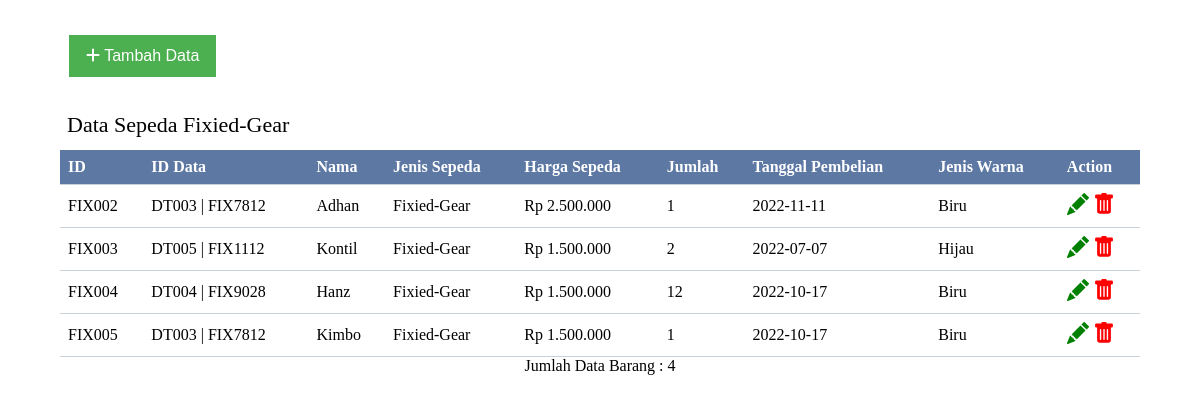
Screenshot of /fixie/index.php with the database file from the repository.
### tables this page shows
CREATE TABLE `tb_fixie` (
  `id_fixie` char(10) NOT NULL,
  `id_data` char(10) DEFAULT NULL,
  `nama` varchar(25) NOT NULL,
  `jenis_sepeda` varchar(25) NOT NULL,
  `harga` varchar(25) NOT NULL,
  `jumlah` int(11) NOT NULL,
  `tanggal` date NOT NULL,
  `jenis_warna` varchar(25) NOT NULL
);

CREATE TABLE `tb_data` (
  `id_data` char(10) NOT NULL,
  `ns_polygon` char(10) NOT NULL,
  `ns_cervelo` char(10) NOT NULL,
  `ns_fixie` char(10) NOT NULL,
  `tanggal_buat` date NOT NULL,
  `tanggal_launch` date NOT NULL
);

### fixie/lihat.php (the view, shortened to what this page needs)
<!DOCTYPE html>
<html lang="en">
<head>
</head>
<body>
    <a href="tambah.php"><button class="tambah" ><i class="fa-solid fa-plus"></i> Tambah Data</button></a>
    <p class="info">Data Sepeda Fixied-Gear</p>
    <table>
        <tr>
            <th>ID</th>
            <th>ID Data</th>
            <th>Nama</th>
            <th>Jenis Sepeda</th>
            <th>Harga Sepeda</th>
            <th>Jumlah</th>
            <th>Tanggal Pembelian</th>
            <th>Jenis Warna</th>
            <th>Action</th>
        </tr>
        <?php
        include "..\koneksi.php";
        $tampil = "SELECT * FROM tb_fixie a JOIN tb_data b ON a.id_data = b.id_data ";
        $query = $dbh->query($tampil);
        foreach ($query as $data ){
        ?>
        <tr>
            <td><?php echo $data ['id_fixie']?></td>
            <td><?php echo $data ['id_data']. ' | ' .$data['ns_fixie']?></td>
            <td><?php echo $data ['nama']?></td>
            <td><?php echo $data ['jenis_sepeda']?></td>
            <td><?php echo $data ['harga']?></td>
            <td><?php echo $data ['jumlah']?></td>
            <td><?php echo $data ['tanggal']?></td>
            <td><?php echo $data ['jenis_warna']?></td>
            <td colspan='2'>
                <a class="ubah"  href="ubah.php?id_fixie=<?php echo $data ['id_fixie']?>" onclick="return confirm('Ingin Mengubah Data?');" role="button">
                </a>
                <a class="hapus" href="hapus.php?id_fixie=<?php echo $data ['id_fixie']?>" onclick="return confirm('Ingin Mengapus Data?');" role="button">
                </a>
            </td>
        </tr>
        <?php
		}
		?>
    </table>
        <?php
            $nRows = $dbh->query('select count(*) from tb_fixie')->fetchColumn();
		    echo "<p class=jumlahdata>Jumlah Data Barang : $nRows </p>";
        ?>
</body>
</html>

### fixie/lihat.php (style rules this page uses)
* { margin: 0; padding: 0; }
button { background-color: #4CAF50; border: 4px; color: white; padding: 12px 17px; text-align: center; text-decoration: none; display: inline-block; font-size: 16px; margin: 35px 69px; cursor: pointer; }
.info { color:black; font-size:22px; padding-left:67px; margin-bottom:12px; }
table { border-collapse: collapse; width: 90%; margin: auto; }
th, td { text-align: left; padding: 8px; border-bottom:1px solid #cad1db; }
th { cursor:pointer; background-color: #5d78a3; color: white; }
.ubah { height:24px; width:24px; text-decoration: none; color:green; }
.hapus { text-decoration: none; color:red; }
.jumlahdata { text-align:center; }

### rows the page displays
tb_fixie: id_fixie "FIX002", id_data.id_data "DT003", id_data.ns_fixie "FIX7812", nama "Adhan", jenis_sepeda "Fixied-Gear", harga "Rp 2.500.000", jumlah "1", tanggal "2022-11-11", jenis_warna "Biru"
tb_fixie: id_fixie "FIX003", id_data.id_data "DT005", id_data.ns_fixie "FIX1112", nama "Kontil", jenis_sepeda "Fixied-Gear", harga "Rp 1.500.000", jumlah "2", tanggal "2022-07-07", jenis_warna "Hijau"
tb_fixie: id_fixie "FIX004", id_data.id_data "DT004", id_data.ns_fixie "FIX9028", nama "Hanz", jenis_sepeda "Fixied-Gear", harga "Rp 1.500.000", jumlah "12", tanggal "2022-10-17", jenis_warna "Biru"
tb_fixie: id_fixie "FIX005", id_data.id_data "DT003", id_data.ns_fixie "FIX7812", nama "Kimbo", jenis_sepeda "Fixied-Gear", harga "Rp 1.500.000", jumlah "1", tanggal "2022-10-17", jenis_warna "Biru"

### other values shown
$nRows "4"
